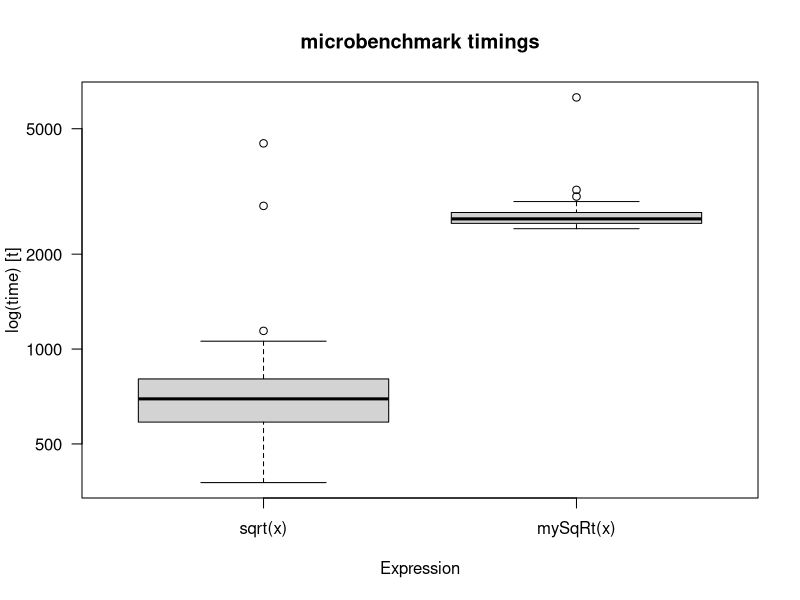

Recreate this plot in R. (Note: this script raises an error after producing the figure.)
cars = read.csv("Cars 2005.csv")
attach(cars)
head(cars)
#avoid repetition

MileageLookup = function(m){
  #prints the price and engine size(liters)
  #of any cars with Mileage=m 
  print(Price[which(Mileage==m)]) #this is bad because you are repeating "which" statement
  print(Liter[which(Mileage==m)])
}

MileageLookup(8221)
MileageLookup(9135)

#better way to do it
MileageLookup_opt = function(m){
  #prints the price and engine size(liters)
  #of any cars with Mileage=m 
  m_vector = which(Mileage==m) #use only one "which" statement
  print(Price[m_vector]) 
  print(Liter[m_vector])
}

MileageLookup_opt(8221)
MileageLookup_opt(9135)

#Vector Calculations are better than for loops 
# here is a vector calculation
x = runif(10) #creates a vector of nums between 0 and 1 
# ?runif
typeof(x)
x
y = sqrt(x)
y

##less efficient 
x = runif(10)
y = numeric(10)
for (i in length(x)){
  y[i] = sqrt(x[i])
}
y

# Timing R Code
x = runif(10000000)
system.time(sqrt(x)) #vector calculation goes faster
# user  system elapsed 
# 0.14    0.02    0.16 

mySqRt= function(x){
  for(value in x){
    sqrt(value)
  }
}

system.time(mySqRt(x)) #much slower as using a loop
# user  system elapsed 
# 2.54    0.00    2.54 

#system.time only shows seconds, download microbenchmark
# does nano seconds
install.packages("microbenchmark")
install.packages("plyr","colorspace")
library(microbenchmark)

x = runif(50)
microbenchmark(sqrt(x),mySqRt(x))
# Unit: nanoseconds--> want to concentrate on median time
# expr   min    lq     mean median    uq   max neval
# sqrt(x)   302   303   483.82    303   604  3019   100
# mySqRt(x) 11472 12076 13545.82  12378 12981 28074   100

# Timings Boxplot
timings = microbenchmark(sqrt(x),mySqRt(x))
boxplot(timings,las=1)


#Use existing functions! Most functions in R have been optimized
runif #C and C++ is faster because it is compiled
# 
# Exceptions: 
#   Functions with  many versions or arguments
#   Rcpp package (useful for creating functions your run all the time in C++)

# Plan ahead for memory use 
# increasing the size of the variable -> R needs to find more space
x = 2 
for (i in 2:10){
  x = c(x,2*x[i-1])
}
x

x = numeric(10) #only have to find space for var x, one time (more efficient)
x[1]= 2

for (i in 2:10){
  x[i] = 2*x[i-1]
}
x


#Planning Memory Use 
# Avoid using these loops
# x = c(x,newvalue)
# x = cbind(x, newcolumn)
# x = rbind(x, newrow)

# Good idea to preallocate memory: 
#   -empty vector using numeric(L) or vector(L)
#   -empty matrix using matrix(,nr,nc) nr= number of rows, nc = number of columns


# When Reading Data into R, use nrows
# mydata = read.csv("Cars 2005.csv",nrows=804) #allocate memory
# 
# Profiling Code ->analyzing code for speed and memory usage as it runs
#   target your optimization efforts (only profile code being used
  # many times in the future or was especially inefficient)

# upgrades = have cruise control, leather, or upgraded sound (==1)
# write a function to make a subset of the Cars data 
# containing only cars with at least one upgrade 
findCarsUpgraded = function(x){
  carsUpgraded = x[which(cars$Cruise==1 | cars$Leather==1 | cars$Sound==1)]
}
cars$Price[which(cars$Cruise==1 | cars$Leather==1 | cars$Sound==1)]
findCarsUpgraded(cars)

head(cars)


FindOnes <- function(x){
	# Extracts rows of x with 1's in columns 10-12
	y = NULL
	num.rows = dim(x)[1]
	for( i in 1:num.rows ){
		num.ones = length(which( x[i, 10:12] == 1 ))
		if(num.ones > 0){
			y = rbind( y, x[i,] )
		} # end "if there are ones"
	} # end iteration over rows of xc
	return(y)
} # end function FindOnes

# R profiling Code 
gc() #garbage collection
Rprof("FindOnes.txt")
y = FindOnes(cars)
Rprof(NULL)
summaryRprof("FindOnes.txt")

FindOnes.Fast <- function(x){
	# Extracts rows of x with 1's in columns 10-12
	y = x
	j = 1
	num.rows = dim(x)[1]
	for( i in 1:num.rows ){
		num.ones = length(which( x[i, 10:12] == 1 ))
		if(num.ones > 0){
			y[j,] = x[i,]
			j = j + 1
		} # end "if there are ones"
	} # end iteration over rows of x
	return(y[1:(j-1),])
} # end function FindOnes.Fast

FindOnes.Fast(cars)
